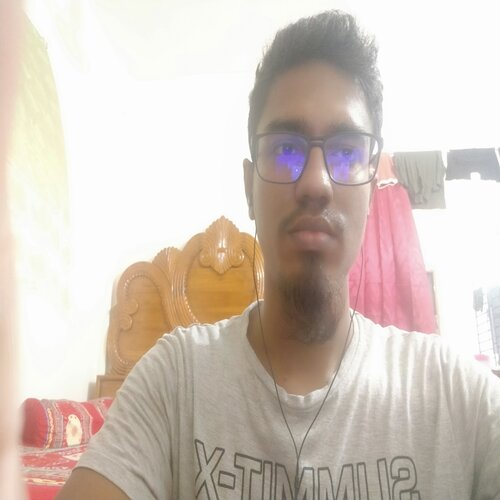
#> input picture 4-1/CSE 4106/lab-final/me.jpg, 500 x 500 px
$ python edge-detection.py
#> lines starting #> are read from the running program, lines starting #| are printed output that depends on the picture
#!/usr/bin/env python
# coding: utf-8

# In[1]:


import numpy as np
import matplotlib.image as mpimg
import matplotlib.pyplot as plt


# In[2]:


img = mpimg.imread('me.jpg')
#> img is the input picture: shape (500, 500, 3); mean R, G, B 211.3, 199, 189.7
img = img[:,:,0]
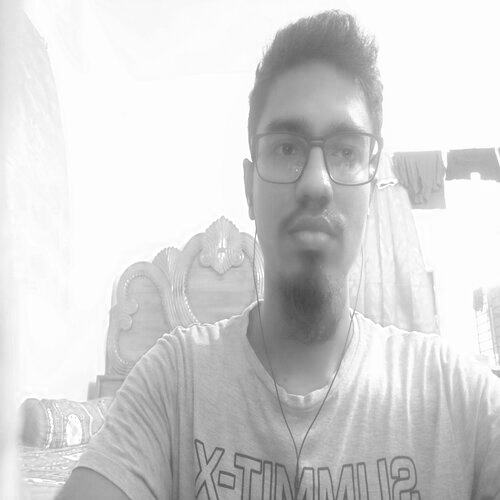
#> img: shape (500, 500); min 70, max 255, mean 211.3

plt.imshow(img, cmap='gray')
plt.axis('off')
plt.savefig('monochrome-me.jpg')
plt.show()


# In[3]:


def detect_edge(img, operator, threshold=48):
#> called with operator = array of shape (3, 3), threshold = 48
    rows, columns = img.shape
#> rows = 500; columns = 500
    new_img = np.zeros((rows, columns))
    padded_img = np.zeros((rows+2, columns+2))
    padded_img[1:-1, 1:-1] = img
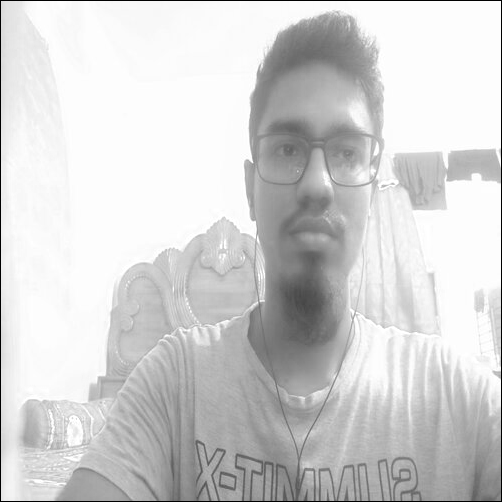
#> padded_img: shape (502, 502) float64; min 0, max 255, mean 209.6

    for r in range(1, rows):
        for c in range(1, columns):
            temp = padded_img[r-1:r+2, c-1:c+2]*operator
            temp = np.sum(temp)
            new_img[r, c] = 0 if temp<threshold else temp
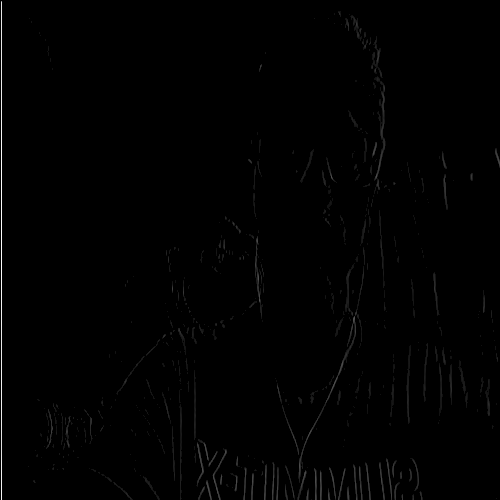
#> new_img: shape (500, 500) float64; min 0, max 723, mean 4.3; drawn with min black and max white

    return new_img


# # Prewitt Operator

# In[4]:


prewitt_vertical_operator = np.array([[-1,0,1],[-1,0,1],[-1,0,1]])
prewitt_horizontal_operator = np.array([[-1,-1,-1],[0,0,0],[1,1,1]])


# ## With threshold

# In[5]:


plt.figure(figsize=(20,16), tight_layout=True)

plt.subplot(2,2,1)
plt.imshow(img, cmap='gray')
plt.title('Original Image')
plt.axis('off')

plt.subplot(2,2,2)
pvo = detect_edge(img, operator=prewitt_vertical_operator)
plt.imshow(pvo, cmap='gray')
plt.title('Vertical Edge Detected Image Using Prewitt Operator')
plt.axis('off')

plt.subplot(2,2,3)
pho = detect_edge(img, operator=prewitt_horizontal_operator)
#> call 2 of detect_edge, with operator = array of shape (3, 3), threshold = 48
#> after the loop in detect_edge (call 2), `for r in range(1, rows):`:
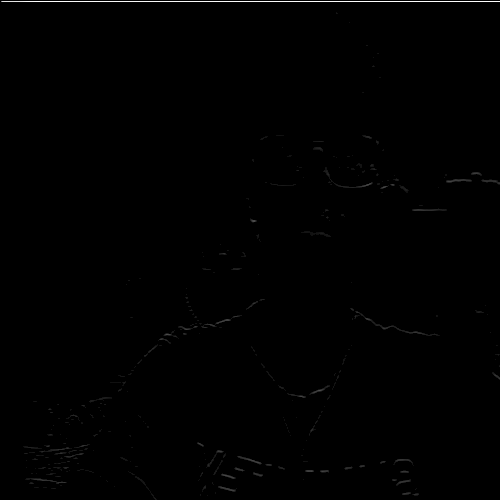
#> new_img: shape (500, 500) float64; min 0, max 762, mean 2.5; drawn with min black and max white
plt.imshow(pho, cmap='gray')
plt.title('Horizontal Edge Detected Image Using Prewitt Operator')
plt.axis('off')

plt.subplot(2,2,4)
merged = np.sqrt(pvo**2 + pho**2)
plt.imshow(merged, cmap='gray')
plt.title('Merged Image')
plt.axis('off')

plt.savefig('prewitt-operator-with-threshold.jpg')
plt.show()


# ## Without threshold (setting threshold=0)

# In[6]:


plt.figure(figsize=(20,16), tight_layout=True)

plt.subplot(2,2,1)
plt.imshow(img, cmap='gray')
plt.title('Original Image')
plt.axis('off')

plt.subplot(2,2,2)
pvo = detect_edge(img, operator=prewitt_vertical_operator, threshold=0)
plt.imshow(pvo, cmap='gray')
plt.title('Vertical Edge Detected Image Using Prewitt Operator')
plt.axis('off')

plt.subplot(2,2,3)
pho = detect_edge(img, operator=prewitt_horizontal_operator, threshold=0)
plt.imshow(pho, cmap='gray')
plt.title('Horizontal Edge Detected Image Using Prewitt Operator')
plt.axis('off')

plt.subplot(2,2,4)
merged = np.sqrt(pvo**2 + pho**2)
plt.imshow(merged, cmap='gray')
plt.title('Merged Image')
plt.axis('off')

plt.savefig('prewitt-operator-without-threshold.jpg')
plt.show()


# # Sobel Operator

# In[7]:


sobel_vertical_operator = np.array([[-1,0,1],[-2,0,2],[-1,0,1]])
sobel_horizontal_operator = np.array([[-1,-2,-1],[0,0,0],[1,2,1]])


# ## With threshold

# In[8]:


plt.figure(figsize=(20,20), tight_layout=True)

plt.subplot(2,2,1)
plt.imshow(img, cmap='gray')
plt.title('Original Image')
plt.axis('off')

plt.subplot(2,2,2)
svo = detect_edge(img, operator=sobel_vertical_operator)
plt.imshow(svo, cmap='gray')
plt.title('Vertical Edge Detected Image Using Sobel Operator')
plt.axis('off')

plt.subplot(2,2,3)
sho = detect_edge(img, operator=sobel_horizontal_operator)
plt.imshow(sho, cmap='gray')
plt.title('Horizontal Edge Detected Image Using Sobel Operator')
plt.axis('off')

plt.subplot(2,2,4)
merged = np.sqrt(svo**2 + sho**2)
plt.imshow(merged, cmap='gray')
plt.title('Merged Image')
plt.axis('off')

plt.savefig('sobel-operator-with-threshold.jpg')
plt.show()


# ## Without threshold (setting threshold=0)

# In[9]:


plt.figure(figsize=(20,20), tight_layout=True)

plt.subplot(2,2,1)
plt.imshow(img, cmap='gray')
plt.title('Original Image')
plt.axis('off')

plt.subplot(2,2,2)
svo = detect_edge(img, operator=sobel_vertical_operator, threshold=0)
plt.imshow(svo, cmap='gray')
plt.title('Vertical Edge Detected Image Using Sobel Operator')
plt.axis('off')

plt.subplot(2,2,3)
sho = detect_edge(img, operator=sobel_horizontal_operator, threshold=0)
plt.imshow(sho, cmap='gray')
plt.title('Horizontal Edge Detected Image Using Sobel Operator')
plt.axis('off')

plt.subplot(2,2,4)
merged = np.sqrt(svo**2 + sho**2)
plt.imshow(merged, cmap='gray')
plt.title('Merged Image')
plt.axis('off')

plt.savefig('sobel-operator-without-threshold.jpg')
plt.show()

$ run again, with 4-1/CSE 4106/lab-final/Entrance_Gate_RUET.jpg copied over 4-1/CSE 4106/lab-final/me.jpg
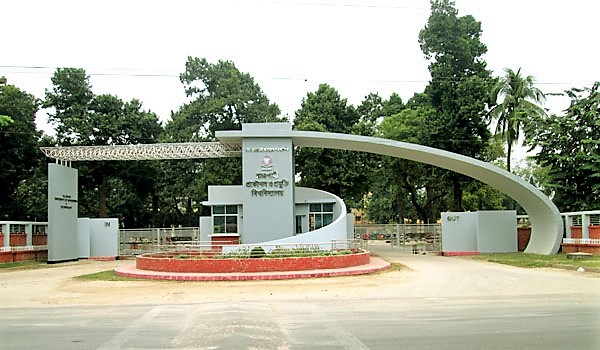
#> input picture 4-1/CSE 4106/lab-final/Entrance_Gate_RUET.jpg, 600 x 350 px
#> img is the input picture: shape (350, 600, 3); mean R, G, B 164.7, 166.7, 149.6
#> img: shape (350, 600)
#> in detect_edge, `padded_img[1:-1, 1:-1] = img`:
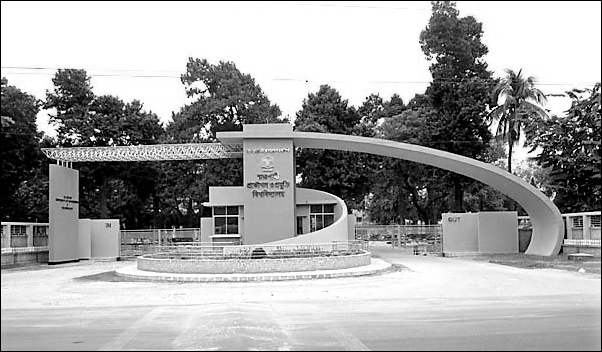
#> padded_img: shape (352, 602) float64; min 0, max 255, mean 163.2
#> `merged = np.sqrt(pvo**2 + pho**2)`:
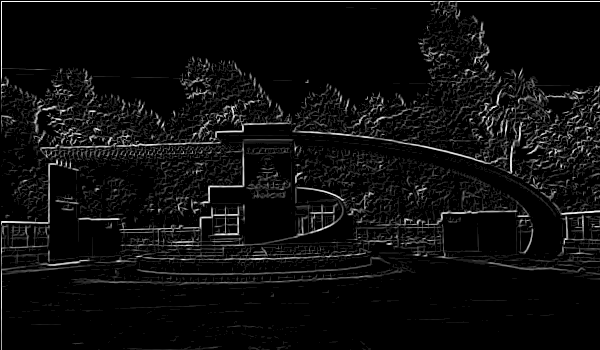
#> merged: shape (350, 600) float64; min 0, max 771.7, mean 41.3; drawn with min black and max white
